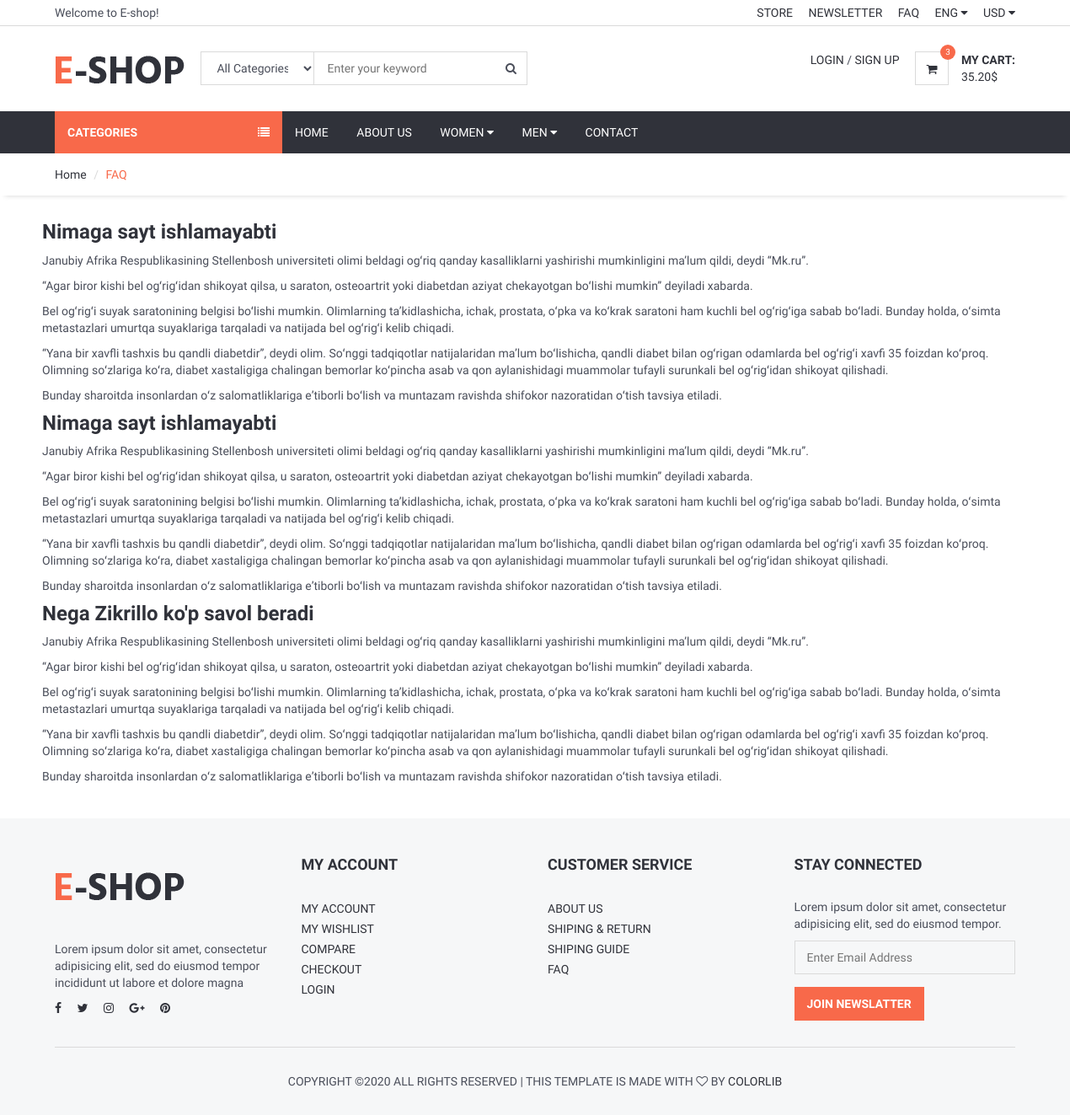
Screenshot of /faq/ with the database file from the repository.
### home/models.py (models this page shows, shortened)
class FAQ(models.Model):
    STATUS = (
        ('True', 'Mavjud'),
        ('False', 'Yopilgan'),
    )
    ordernumber = models.IntegerField()
    question = models.CharField(max_length=250)
    answer = RichTextUploadingField()
    status = models.CharField(max_length=10, choices=STATUS, default='True')
    create_at = models.DateTimeField(auto_now_add=True)
    update_at = models.DateTimeField(auto_now=True)

### user/views.py (the view)
# urls.py: path('faq/', UserViews.faq, name='faq'),
def faq(request):
    category = Category.objects.all()
    faq = FAQ.objects.all()
    context = {'category': category,
               'faq': faq,
               }
    return render(request, 'faq.html', context)

### user/templates/faq.html (shortened to what this page needs)
{% extends 'homebase.html'%}
{% load static %}
{% block sidebar %}{% include 'sidebar.html' %} {% endblock %}
{% block body %}
	<div id="breadcrumb">
		<div class="container">
			<ul class="breadcrumb">
				<li><a href="/">Home</a></li>
				<li class="active">FAQ</li>
			</ul>
		</div>
	</div>
	<div class="section">
		<div class="container">
			<div class="row">
				<div id="accordion">
					{% for rs in faq %}
				  <h3>{{rs.question}}</h3>
					  <div>
						  <p>
							  {{rs.answer|safe}}
							  </p>
  	 				  </div>
					  {% endfor %}
				  </div>
			</div>
		</div>
	</div>
 {% endblock %}
{% block footer %}{% include 'footer.html' %} {% endblock %}

### home/static/css/style.css (style rules this page uses)
body { font-family: 'Hind', sans-serif; color: #4A4E5A; overflow-x: hidden; }
h1, h2, h3, h4, h5, h6 { color: #30323A; margin: 0 0 10px; font-weight: 700; }
ul, ol { margin: 0; padding: 0; list-style: none }
.section { padding-top: 30px; padding-bottom: 30px; }
#breadcrumb { -webkit-box-shadow: 0px 6px 6px -6px rgba(0, 0, 0, 0.175); box-shadow: 0px 6px 6px -6px rgba(0, 0, 0, 0.175); }
.breadcrumb { background-color: transparent; border: none; border-radius: 0px; padding: 15px 0px; margin: 0; }
.breadcrumb>.active { color: #F8694A; }
.breadcrumb>li+li:before { color: #DADADA; }

### rows the page displays
FAQ: question "Nimaga sayt ishlamayabti", answer "Janubiy Afrika Respublikasining Stellenbosh universiteti olimi beldagi ogʻriq qanday kasalliklarni yashirishi mumkinligini maʼlum qildi, deydi “Mk.ru”. “Agar biror kishi bel ogʻrigʻidan shikoyat qilsa, u saraton, osteoartrit yoki diabetdan aziyat chekayotgan boʻlishi mumkin” deyiladi xabarda. Bel ogʻrigʻi suyak saratonining belgisi boʻlishi mumkin. Olimlarning taʼkidlashicha, ichak, prostata, oʻpka va koʻkrak saratoni ham kuchli bel ogʻrigʻiga sabab boʻladi. Bunday holda, oʻsimta metastazlari umurtqa suyaklariga tarqaladi va natijada bel ogʻrigʻi kelib chiqadi. “Yana bir xavfli tashxis bu qandli diabetdir”, deydi olim. Soʻnggi tadqiqotlar natijalaridan maʼlum boʻlishicha, qandli diabet…"
FAQ: question "Nimaga sayt ishlamayabti", answer "Janubiy Afrika Respublikasining Stellenbosh universiteti olimi beldagi ogʻriq qanday kasalliklarni yashirishi mumkinligini maʼlum qildi, deydi “Mk.ru”. “Agar biror kishi bel ogʻrigʻidan shikoyat qilsa, u saraton, osteoartrit yoki diabetdan aziyat chekayotgan boʻlishi mumkin” deyiladi xabarda. Bel ogʻrigʻi suyak saratonining belgisi boʻlishi mumkin. Olimlarning taʼkidlashicha, ichak, prostata, oʻpka va koʻkrak saratoni ham kuchli bel ogʻrigʻiga sabab boʻladi. Bunday holda, oʻsimta metastazlari umurtqa suyaklariga tarqaladi va natijada bel ogʻrigʻi kelib chiqadi. “Yana bir xavfli tashxis bu qandli diabetdir”, deydi olim. Soʻnggi tadqiqotlar natijalaridan maʼlum boʻlishicha, qandli diabet…"
FAQ: question "Nega Zikrillo ko'p savol beradi", answer "Janubiy Afrika Respublikasining Stellenbosh universiteti olimi beldagi ogʻriq qanday kasalliklarni yashirishi mumkinligini maʼlum qildi, deydi “Mk.ru”. “Agar biror kishi bel ogʻrigʻidan shikoyat qilsa, u saraton, osteoartrit yoki diabetdan aziyat chekayotgan boʻlishi mumkin” deyiladi xabarda. Bel ogʻrigʻi suyak saratonining belgisi boʻlishi mumkin. Olimlarning taʼkidlashicha, ichak, prostata, oʻpka va koʻkrak saratoni ham kuchli bel ogʻrigʻiga sabab boʻladi. Bunday holda, oʻsimta metastazlari umurtqa suyaklariga tarqaladi va natijada bel ogʻrigʻi kelib chiqadi. “Yana bir xavfli tashxis bu qandli diabetdir”, deydi olim. Soʻnggi tadqiqotlar natijalaridan maʼlum boʻlishicha, qandli diabet…"
